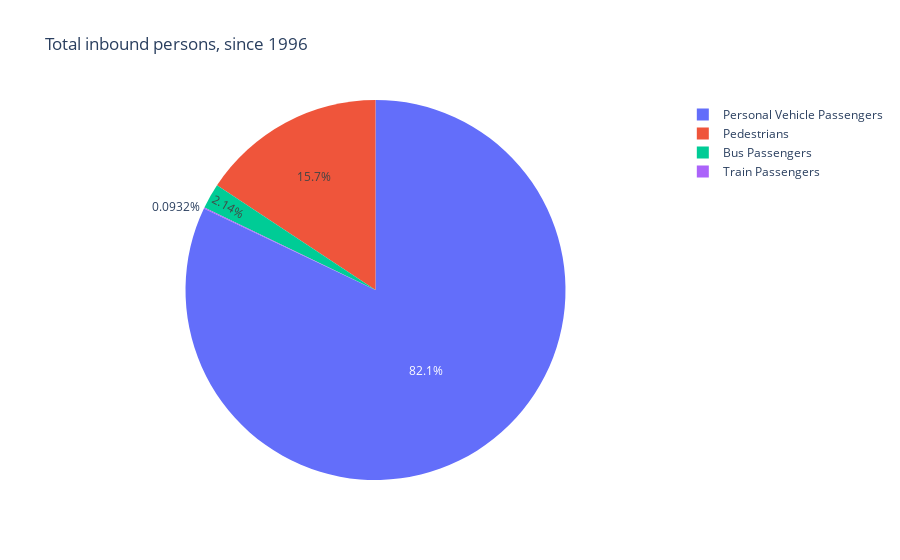

This figure's notebook cell:
### Code cell
people_measure = people[['Measure','Value']].groupby('Measure').sum()
values = people_measure.values.flatten()
labels = people_measure.index
fig = go.Figure(data=[go.Pie(labels = labels, values=values)])
fig.update(layout_title_text='Total inbound persons, since 1996')
fig.show()

### Figure 1 — Plotly figure (JSON) as saved in the notebook; plotly's stock layout.template omitted (floating-point values rounded to 4 significant figures)
{"data": [{"labels": ["Bus Passengers", "Pedestrians", "Personal Vehicle Passengers", "Train Passengers"], "type": "pie", "values": [142330871, 1044218114, 5457391275, 6197450]}], "layout": {"title": {"text": "Total inbound persons, since 1996"}}}
